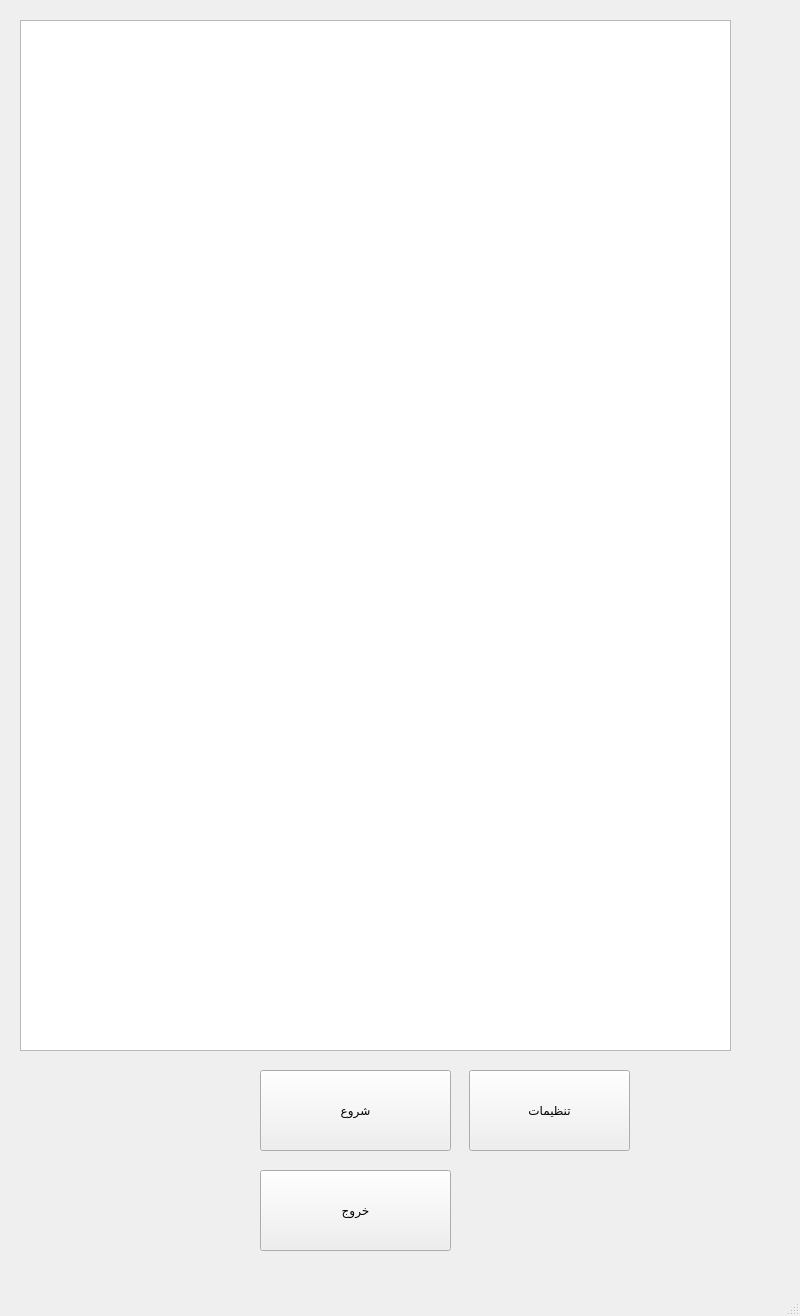
<?xml version="1.0" encoding="UTF-8"?>
<ui version="4.0">
 <class>MainWindow</class>
 <widget class="QMainWindow" name="MainWindow">
  <property name="geometry">
   <rect>
    <x>0</x>
    <y>0</y>
    <width>800</width>
    <height>1316</height>
   </rect>
  </property>
  <property name="windowTitle">
   <string>MainWindow</string>
  </property>
  <widget class="QWidget" name="centralwidget">
   <widget class="QPushButton" name="pushButton">
    <property name="geometry">
     <rect>
      <x>260</x>
      <y>1070</y>
      <width>191</width>
      <height>81</height>
     </rect>
    </property>
    <property name="text">
     <string>شروع</string>
    </property>
   </widget>
   <widget class="QTextBrowser" name="text">
    <property name="geometry">
     <rect>
      <x>20</x>
      <y>20</y>
      <width>711</width>
      <height>1031</height>
     </rect>
    </property>
    <property name="font">
     <font>
      <pointsize>7</pointsize>
     </font>
    </property>
   </widget>
   <widget class="QPushButton" name="pushButton_2">
    <property name="geometry">
     <rect>
      <x>260</x>
      <y>1170</y>
      <width>191</width>
      <height>81</height>
     </rect>
    </property>
    <property name="text">
     <string>خروج</string>
    </property>
   </widget>
   <widget class="QPushButton" name="pushButton_3">
    <property name="geometry">
     <rect>
      <x>469</x>
      <y>1070</y>
      <width>161</width>
      <height>81</height>
     </rect>
    </property>
    <property name="text">
     <string>تنظیمات</string>
    </property>
   </widget>
  </widget>
  <widget class="QMenuBar" name="menubar">
   <property name="geometry">
    <rect>
     <x>0</x>
     <y>0</y>
     <width>800</width>
     <height>20</height>
    </rect>
   </property>
  </widget>
  <widget class="QStatusBar" name="statusbar"/>
 </widget>
 <resources/>
 <connections>
  <connection>
   <sender>pushButton_2</sender>
   <signal>clicked()</signal>
   <receiver>MainWindow</receiver>
   <slot>close()</slot>
   <hints>
    <hint type="sourcelabel">
     <x>391</x>
     <y>731</y>
    </hint>
    <hint type="destinationlabel">
     <x>569</x>
     <y>781</y>
    </hint>
   </hints>
  </connection>
 </connections>
</ui>
